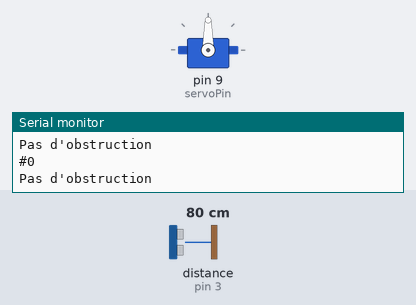
A sketch run on a simulated Arduino Uno, built with avr-gcc and run on an emulated ATmega328P. On the bench: servo, the last lines printed to the serial monitor. Wiring (from diagram.json): ultrasonic range finder: trigger pin 2; echo pin 3. The inputs (shaded band) are chosen by the test bench; at power-on: distance to the obstacle (sensor on pin 3) 80 cm. The echo pulse lasts 58.3 µs per cm.

Above: at 5.8 s.
5.9 s: distance to the obstacle (sensor on pin 3) set to 23 cm
11.9 s: distance to the obstacle (sensor on pin 3) set to 18 cm
At 16.7 s:
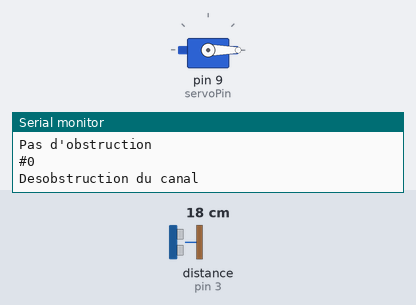
22.7 s: distance to the obstacle (sensor on pin 3) set to 35 cm
At 23.2 s:
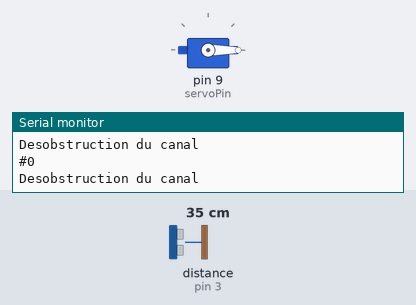
28.7 s: distance to the obstacle (sensor on pin 3) set to 9 cm
At 32.7 s:
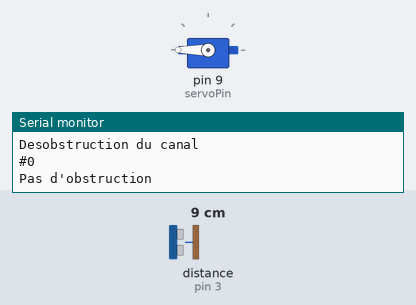
Timing chart, 0 to 40.5 s (numbered marks = the images above; inputs shaded):
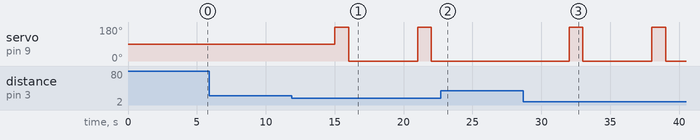

Measured:
- the behaviour switches between 21 and 20 cm on distance to the obstacle (sensor on pin 3) (found by bisection; images 0 and 1)
- after the input at 11.9 s, servo on pin 9 (servoPin): alternates 180° for 1.0 s and 0° for 5.0 s, starting after 3.1 s
- after the input at 22.7 s, servo on pin 9 (servoPin): stays 0° (without the input it goes to 180° after 4.3 s)
- after the input at 28.7 s, servo on pin 9 (servoPin): alternates 180° for 1.0 s and 0° for 5.0 s, starting after 3.3 s

The sketch:

sketch.ino
```cpp
#include <Servo.h>

Servo myServo; // Créer un objet servomoteur

const int trigPin = 2; // Pin de déclenchement
const int echoPin = 3; // Pin d'écho
const int servoPin = 9; // Pin du servomoteur

void setup() {
  Serial.begin(9600); // Initialiser la communication série
  myServo.attach(servoPin); // Attacher le servomoteur
  pinMode(trigPin, OUTPUT);
  pinMode(echoPin, INPUT);
  Serial.println("Simulation lancée!");
}

void loop() {
  long duration, distance;

  // Émettre un signal ultrasonique
  digitalWrite(trigPin, LOW);
  delayMicroseconds(2);
  digitalWrite(trigPin, HIGH);
  delayMicroseconds(10);
  digitalWrite(trigPin, LOW);

  // Lire le temps de réponse
  duration = pulseIn(echoPin, HIGH);

  // Calculer la distance
  distance = (duration * 0.034) / 2; // Distance en cm

  // Vérifier la distance et agir en conséquence
  if (distance < 5) {
    Serial.println("#1"); // Obstruction détectée
    Serial.println("Obstruction du Canal");
  } else if (distance < 20) {
    myServo.write(180); // Soulever la plateforme
    delay(1000); // Attendre que le servomoteur se déplace
    myServo.write(0); // Ramener la plateforme
    Serial.println("#0"); // Désobstruction
    Serial.println("Desobstruction du canal ");
  } else {
    Serial.println("#0"); // Pas d'obstruction
    Serial.println("Pas d'obstruction");
  }

  delay(5000); // Attendre avant la prochaine mesure
}
```
